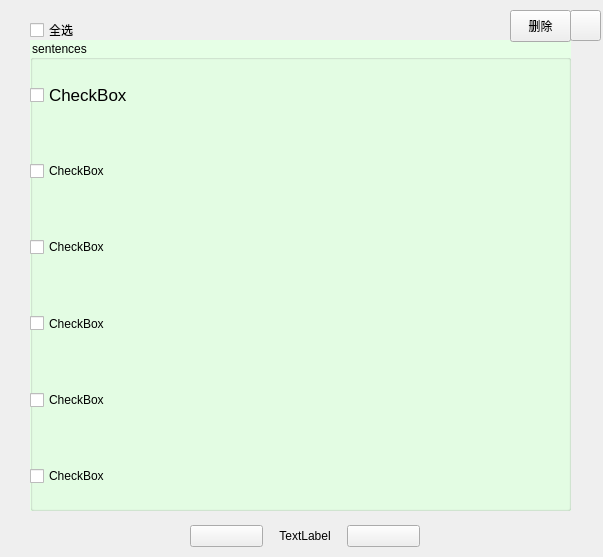
<?xml version="1.0" encoding="UTF-8"?>
<ui version="4.0">
 <class>collectWords</class>
 <widget class="QWidget" name="collectWords">
  <property name="geometry">
   <rect>
    <x>0</x>
    <y>0</y>
    <width>603</width>
    <height>557</height>
   </rect>
  </property>
  <property name="windowTitle">
   <string>Form</string>
  </property>
  <widget class="QPushButton" name="backButton">
   <property name="geometry">
    <rect>
     <x>570</x>
     <y>10</y>
     <width>31</width>
     <height>31</height>
    </rect>
   </property>
   <property name="text">
    <string/>
   </property>
  </widget>
  <widget class="QGroupBox" name="groupBox">
   <property name="geometry">
    <rect>
     <x>30</x>
     <y>40</y>
     <width>541</width>
     <height>471</height>
    </rect>
   </property>
   <property name="styleSheet">
    <string notr="true">QGroupBox {
background-color: rgb(230, 255, 230)
}
QCheckBox:hover{
background-color: rgb(220, 255, 222)
}
QCheckBox:checked {
border: none;
border-style: none;
background: qlineargradient(x1: 0, y1: 0, x2: 0, y2: 1,
stop: 0 #FAFBFE, stop: 1 #DCDEF1);/*这是一个渐变颜色*/
color: rgb(138,43,226);
}</string>
   </property>
   <property name="title">
    <string>sentences</string>
   </property>
   <widget class="QWidget" name="layoutWidget">
    <property name="geometry">
     <rect>
      <x>0</x>
      <y>20</y>
      <width>541</width>
      <height>451</height>
     </rect>
    </property>
    <layout class="QVBoxLayout" name="verticalLayout">
     <item>
      <widget class="QCheckBox" name="checkBox">
       <property name="sizePolicy">
        <sizepolicy hsizetype="Minimum" vsizetype="Preferred">
         <horstretch>0</horstretch>
         <verstretch>0</verstretch>
        </sizepolicy>
       </property>
       <property name="font">
        <font>
         <pointsize>13</pointsize>
        </font>
       </property>
       <property name="styleSheet">
        <string notr="true"/>
       </property>
       <property name="text">
        <string>CheckBox</string>
       </property>
      </widget>
     </item>
     <item>
      <widget class="QCheckBox" name="checkBox_2">
       <property name="sizePolicy">
        <sizepolicy hsizetype="Minimum" vsizetype="Preferred">
         <horstretch>0</horstretch>
         <verstretch>0</verstretch>
        </sizepolicy>
       </property>
       <property name="styleSheet">
        <string notr="true"/>
       </property>
       <property name="text">
        <string>CheckBox</string>
       </property>
      </widget>
     </item>
     <item>
      <widget class="QCheckBox" name="checkBox_3">
       <property name="sizePolicy">
        <sizepolicy hsizetype="Minimum" vsizetype="Preferred">
         <horstretch>0</horstretch>
         <verstretch>0</verstretch>
        </sizepolicy>
       </property>
       <property name="text">
        <string>CheckBox</string>
       </property>
      </widget>
     </item>
     <item>
      <widget class="QCheckBox" name="checkBox_4">
       <property name="sizePolicy">
        <sizepolicy hsizetype="Minimum" vsizetype="Preferred">
         <horstretch>0</horstretch>
         <verstretch>0</verstretch>
        </sizepolicy>
       </property>
       <property name="text">
        <string>CheckBox</string>
       </property>
      </widget>
     </item>
     <item>
      <widget class="QCheckBox" name="checkBox_5">
       <property name="sizePolicy">
        <sizepolicy hsizetype="Minimum" vsizetype="Preferred">
         <horstretch>0</horstretch>
         <verstretch>0</verstretch>
        </sizepolicy>
       </property>
       <property name="text">
        <string>CheckBox</string>
       </property>
      </widget>
     </item>
     <item>
      <widget class="QCheckBox" name="checkBox_6">
       <property name="sizePolicy">
        <sizepolicy hsizetype="Minimum" vsizetype="Preferred">
         <horstretch>0</horstretch>
         <verstretch>0</verstretch>
        </sizepolicy>
       </property>
       <property name="text">
        <string>CheckBox</string>
       </property>
      </widget>
     </item>
    </layout>
   </widget>
  </widget>
  <widget class="QCheckBox" name="checkBox_7">
   <property name="geometry">
    <rect>
     <x>30</x>
     <y>20</y>
     <width>87</width>
     <height>20</height>
    </rect>
   </property>
   <property name="text">
    <string>全选</string>
   </property>
  </widget>
  <widget class="QPushButton" name="deleteButton">
   <property name="geometry">
    <rect>
     <x>510</x>
     <y>10</y>
     <width>61</width>
     <height>32</height>
    </rect>
   </property>
   <property name="text">
    <string>删除</string>
   </property>
  </widget>
  <widget class="QWidget" name="layoutWidget_2">
   <property name="geometry">
    <rect>
     <x>190</x>
     <y>520</y>
     <width>230</width>
     <height>32</height>
    </rect>
   </property>
   <layout class="QHBoxLayout" name="horizontalLayout">
    <item>
     <widget class="QPushButton" name="previousButton">
      <property name="text">
       <string/>
      </property>
     </widget>
    </item>
    <item>
     <widget class="QLabel" name="label">
      <property name="text">
       <string>TextLabel</string>
      </property>
      <property name="alignment">
       <set>Qt::AlignCenter</set>
      </property>
     </widget>
    </item>
    <item>
     <widget class="QPushButton" name="nextButton">
      <property name="text">
       <string/>
      </property>
     </widget>
    </item>
   </layout>
  </widget>
 </widget>
 <resources/>
 <connections/>
</ui>
